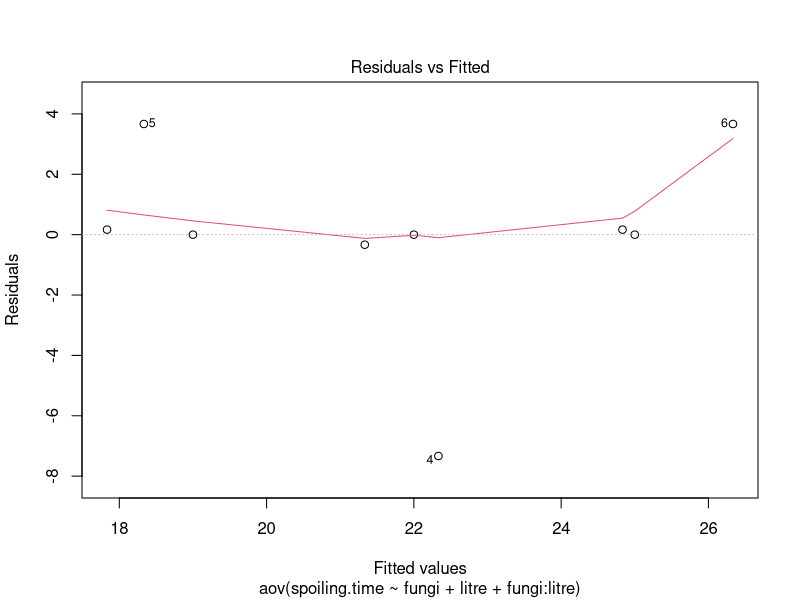
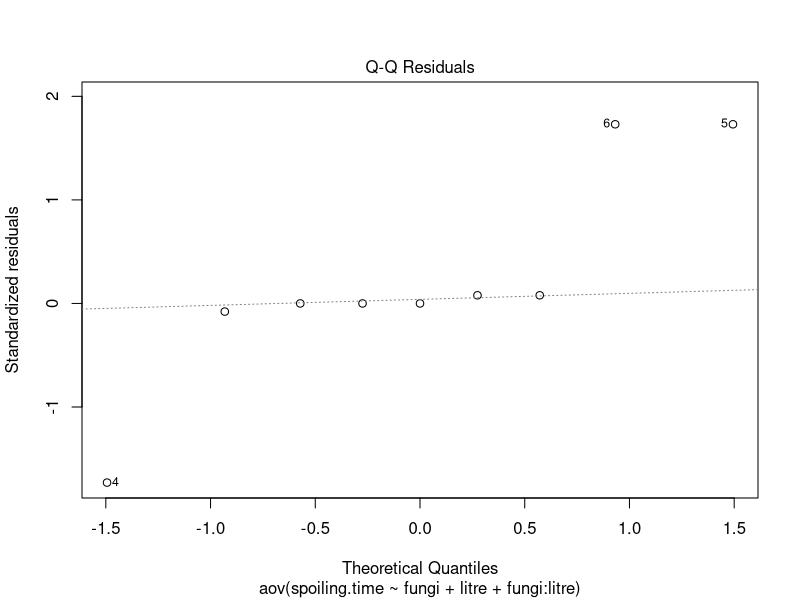
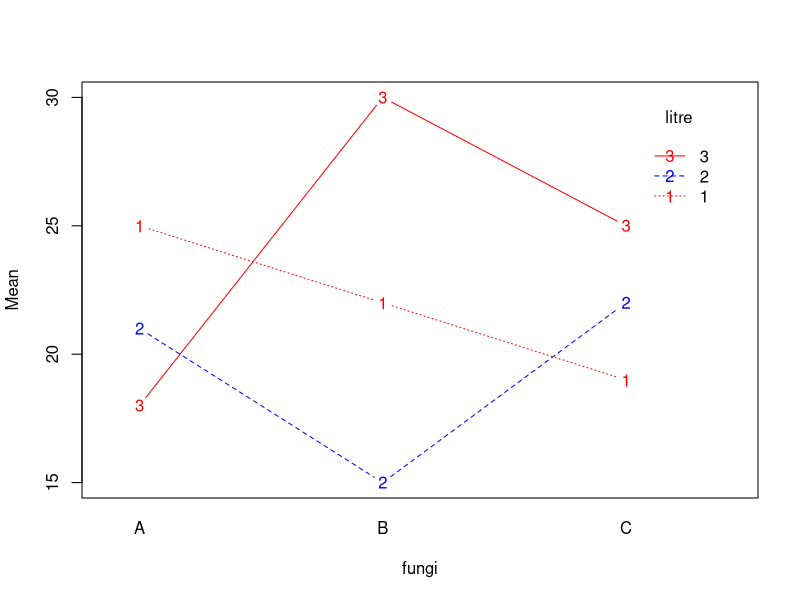
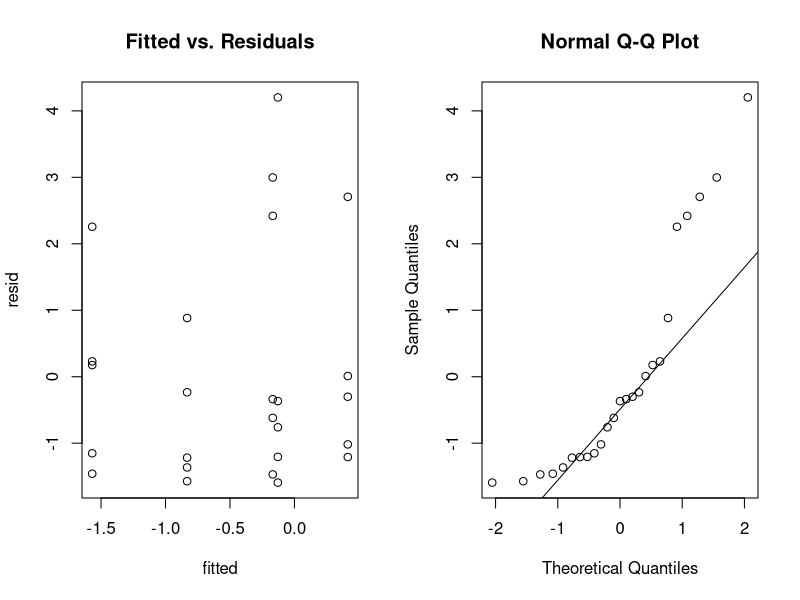
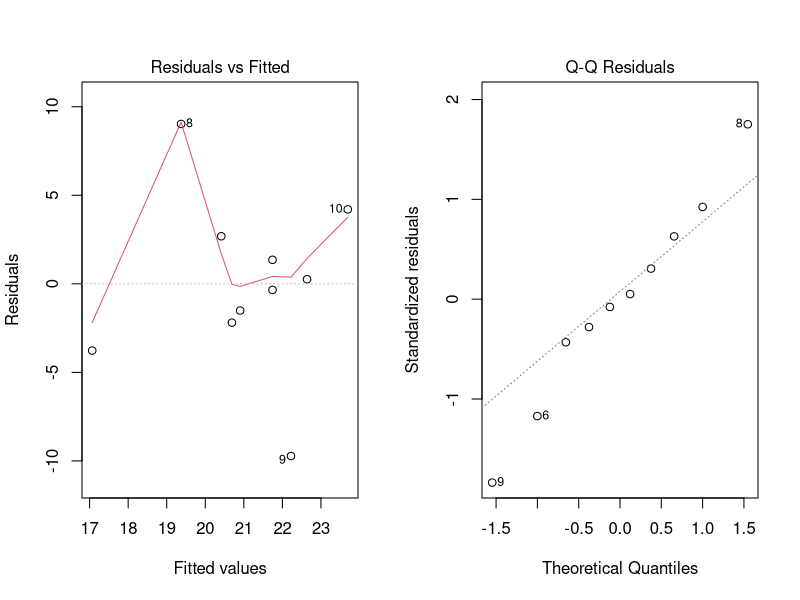
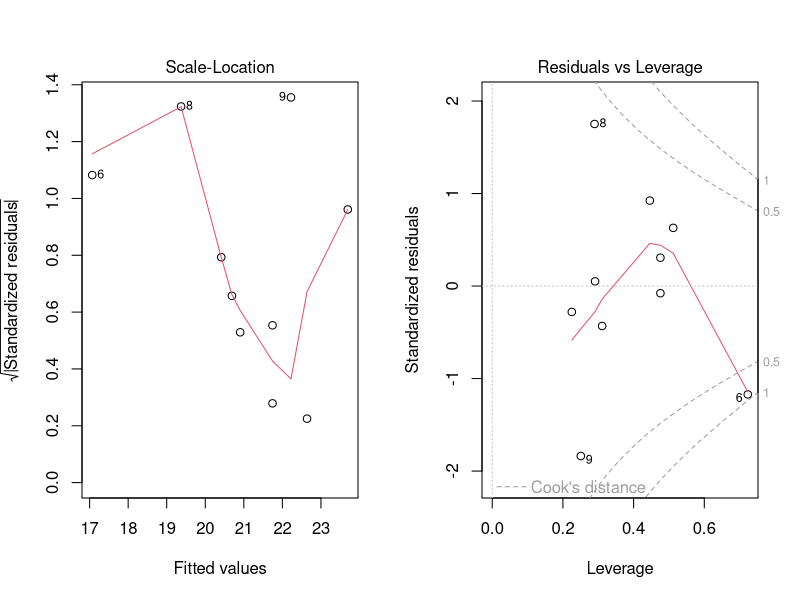
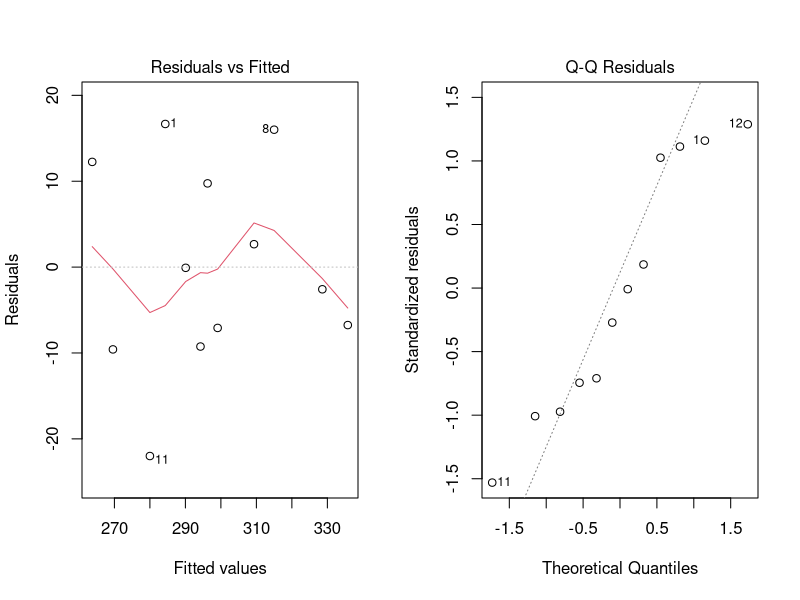

The R source for these figures, in order:
## ---- chunk 1
set.seed(103)
fungi=rep(c("A","B","C"),each=3)
litre=c(2,1,3,2,1,3,1,2,3)
spoiling.time=rpois(9,24)+1
df=data.frame(fungi,litre,spoiling.time)
df
## ---- chunk 2
model1 = aov(spoiling.time ~ fungi + litre + fungi : litre, data = df)
plot(model1, which = c(1,2))
anova(model1)
## ---- chunk 3
library(lsmeans)
library(multcompView)
library(multcomp)
library(emmeans)
## ---- chunk 4
contrast(lsmeans(model1, ~fungi), method = "pairwise")
cld(lsmeans(model1, ~fungi : litre), alpha = 0.05)
interaction.plot(x.factor = df$fungi, trace.factor = df$litre,response = df$spoiling.time, type = "b",col = c("red","blue"), xlab ="fungi", ylab = "Mean", trace.label = "litre")
## ---- chunk 5
set.seed(10384)
x=rchisq(25,2)+3
xbar=mean(x)
fitted=rep(rt(5,9),each=5)
resid=x-xbar
par(mfrow=c(1,2))
plot(fitted,resid,main="Fitted vs. Residuals")
qqnorm(resid)
qqline(resid)
## ---- chunk 6
car=1:10
car.weight=rpois(10,2850)
type=rep(c("front","rear"),each=5)
time.100mph=c(21.4,23.1,19.4,18.5,23.1,13.3,22.9,28.4,12.5,27.9)
df=data.frame(car,car.weight,type,time.100mph)
df
## ---- chunk 7
model2 = aov(time.100mph ~ type + car.weight + type : car.weight, data = df)
anova(model2)
plot(model2)
## ---- chunk 8
anova(model2)
## ---- chunk 9
library(lsmeans)
df=read.table("birds.txt")
colnames(df) <- c("season","species","distance")

df

fit=aov(distance~season+species+season:species,data=df)
anova(fit)

lsm.season=lsmeans(fit,~season)
contrast(lsm.season,method="pairwise")

lsm.species=lsmeans(fit,~species)
contrast(lsm.species,method="pairwise")

lsm.both=lsmeans(fit,~season:species)
contrast(lsm.both,method="pairwise")
## ---- chunk 10

df<-read.table("fishing.txt", header=TRUE)
df
## ---- chunk 11
library(lme4)
library(lmerTest)
model3 = lmer(W ~ R + B + (1 | R : B) + S + S : B, data = df)
anova(model3)
rand(model3)
## ---- chunk 12

df<-read.table("cigarette.txt", header=TRUE)
df=df[1:12,-c(1,2)]
df
## ---- chunk 13
model4 = aov(time ~ tar + brand + age + tar : brand + tar : age + brand : age, data = df)
anova(model4)
plot(model4, which = c(1,2))
